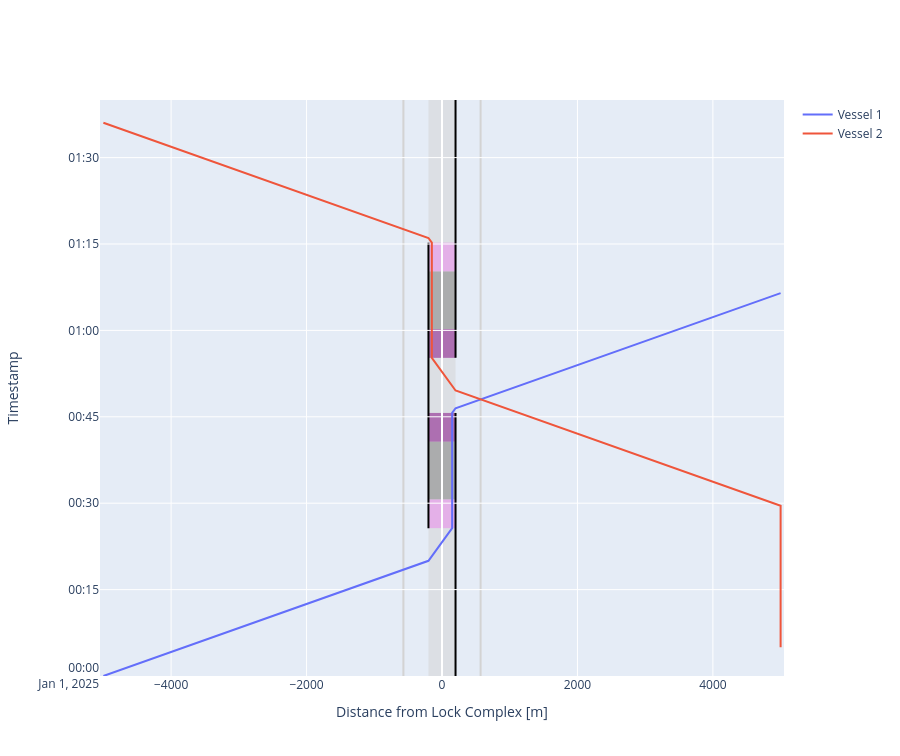

The notebook cell this image was saved under:
### Markdown cell above
##### Time-distance diagram
Lock chambers also have time-distance diagram plots, in which we can inspect the trajectories of the vessels and the lock chamber operation phases. We can now better understand why waiting time emerged for the second vessel. Vessels pass at 300 meters from the lock (by default).

### Code cell
def cm_to_pixels(cm):
    return cm * 37.8 # Set figure height to 10 cmfig.update_layout(height=cm_to_pixels(10))

# We can plot the time-distance diagram
fig = lock_chamber.plot(xlimmin = -5050, 
                        xlimmax = 5050, 
                        ylimmin = datetime.datetime(2025, 1, 1, 0, 0, 0),
                        ylimmax = datetime.datetime(2025, 1, 1, 1, 40, 0),
                        method='Plotly')

fig.update_layout(height=cm_to_pixels(20))

### Figure 1 — Plotly figure (JSON) as saved in the notebook; plotly's stock layout.template omitted (floating-point values rounded to 4 significant figures)
{"data": [{"mode": "lines", "name": "Vessel 1", "type": "scatter", "x": [-5000.0, -5000.0, -200.0, -200.0, 150.0, 150.0, 150.0, 150.0, 150.0, 150.0, 150.0, 150.0, 200.0, 200.0, 570.0, 5000.0], "xaxis": "x", "y": ["2025-01-01T00:00:00", "2025-01-01T00:00:00", "2025-01-01T00:20:00", "2025-01-01T00:20:00", "2025-01-01T00:25:40.172786", "2025-01-01T00:25:40.172786", "2025-01-01T00:30:40.172786", "2025-01-01T00:30:40.172786", "2025-01-01T00:40:40.172786", "2025-01-01T00:40:40.172786", "2025-01-01T00:45:40.172786", "2025-01-01T00:45:40.172786", "2025-01-01T00:46:28.768899", "2025-01-01T00:46:28.768899", "2025-01-01T00:48:01.268899", "2025-01-01T01:06:28.768899"], "yaxis": "y"}, {"mode": "lines", "name": "Vessel 2", "type": "scatter", "x": [5000.0, 5000.0, 5000.0, 5000.0, 200.0, 200.0, -150.0, -150.0, -150.0, -150.0, -150.0, -150.0, -150.0, -150.0, -200.0, -200.0, -570.0, -5000.0], "xaxis": "x", "y": ["2025-01-01T00:05:00", "2025-01-01T00:05:00", "2025-01-01T00:29:33.768898", "2025-01-01T00:29:33.768898", "2025-01-01T00:49:33.768898", "2025-01-01T00:49:33.768898", "2025-01-01T00:55:13.941684", "2025-01-01T00:55:13.941685", "2025-01-01T01:00:13.941685", "2025-01-01T01:00:13.941685", "2025-01-01T01:10:13.941685", "2025-01-01T01:10:13.941685", "2025-01-01T01:15:13.941685", "2025-01-01T01:15:13.941685", "2025-01-01T01:16:02.537797", "2025-01-01T01:16:02.537797", "2025-01-01T01:17:35.037797", "2025-01-01T01:36:02.537797"], "yaxis": "y"}], "layout": {"height": 756, "shapes": [{"fillcolor": "lightgrey", "layer": "below", "line": {"width": 0}, "name": "Lock Geometry", "opacity": 0.5, "type": "rect", "x0": -200, "x1": 200, "y0": "2025-01-01T00:00:00", "y1": "2025-01-01T01:40:00"}, {"fillcolor": "violet", "layer": "below", "line": {"width": 0}, "name": "Lock gate closing", "opacity": 0.5, "type": "rect", "x0": -200, "x1": 200, "xref": "x", "y0": "2025-01-01T00:25:40.172786", "y1": "2025-01-01T00:30:40.172786", "yref": "y"}, {"fillcolor": "grey", "layer": "below", "line": {"width": 0}, "name": "Lock levelling", "opacity": 0.5, "type": "rect", "x0": -200, "x1": 200, "xref": "x", "y0": "2025-01-01T00:30:40.172786", "y1": "2025-01-01T00:40:40.172786", "yref": "y"}, {"fillcolor": "purple", "layer": "below", "line": {"width": 0}, "name": "Lock gate opening", "opacity": 0.5, "type": "rect", "x0": -200, "x1": 200, "xref": "x", "y0": "2025-01-01T00:40:40.172786", "y1": "2025-01-01T00:45:40.172786", "yref": "y"}, {"fillcolor": "purple", "layer": "below", "line": {"width": 0}, "name": "Lock gate closing", "opacity": 0.5, "type": "rect", "x0": -200, "x1": 200, "xref": "x", "y0": "2025-01-01T00:55:13.941685", "y1": "2025-01-01T01:00:13.941685", "yref": "y"}, {"fillcolor": "grey", "layer": "below", "line": {"width": 0}, "name": "Lock levelling", "opacity": 0.5, "type": "rect", "x0": -200, "x1": 200, "xref": "x", "y0": "2025-01-01T01:00:13.941685", "y1": "2025-01-01T01:10:13.941685", "yref": "y"}, {"fillcolor": "violet", "layer": "below", "line": {"width": 0}, "name": "Lock gate opening", "opacity": 0.5, "type": "rect", "x0": -200, "x1": 200, "xref": "x", "y0": "2025-01-01T01:10:13.941685", "y1": "2025-01-01T01:15:13.941685", "yref": "y"}, {"fillcolor": "darkgrey", "layer": "below", "line": {"width": 0}, "name": "Lock gate opening", "opacity": 0.5, "type": "rect", "x0": -200, "x1": 200, "xref": "x", "y0": "2025-01-01T00:30:40.172786", "y1": "2025-01-01T00:40:40.172786", "yref": "y"}, {"fillcolor": "darkgrey", "layer": "below", "line": {"width": 0}, "name": "Lock gate opening", "opacity": 0.5, "type": "rect", "x0": -200, "x1": 200, "xref": "x", "y0": "2025-01-01T01:00:13.941685", "y1": "2025-01-01T01:10:13.941685", "yref": "y"}, {"layer": "below", "line": {"color": "black"}, "name": "Lock gate opening", "type": "line", "x0": -200, "x1": -200, "xref": "x", "y0": "2025-01-01T00:25:40.172786", "y1": "2025-01-01T01:15:13.941685", "yref": "y"}, {"layer": "below", "line": {"color": "black"}, "name": "Lock gate opening", "type": "line", "x0": 200, "x1": 200, "xref": "x", "y0": "2025-01-01T00:00:00", "y1": "2025-01-01T00:45:40.172786", "yref": "y"}, {"layer": "below", "line": {"color": "black"}, "name": "Lock gate opening", "type": "line", "x0": 200, "x1": 200, "xref": "x", "y0": "2025-01-01T00:55:13.941685", "y1": "2025-01-01T01:40:00", "yref": "y"}, {"layer": "below", "line": {"color": "lightgrey"}, "type": "line", "x0": -570, "x1": -570, "xref": "x", "y0": 0, "y1": 1, "yref": "y domain"}, {"layer": "below", "line": {"color": "lightgrey"}, "type": "line", "x0": 570, "x1": 570, "xref": "x", "y0": 0, "y1": 1, "yref": "y domain"}], "showlegend": true, "xaxis": {"anchor": "y", "domain": [0, 1], "range": [-5050, 5050], "title": {"text": "Distance from Lock Complex [m]"}}, "yaxis": {"anchor": "x", "domain": [0, 1], "range": ["2025-01-01T00:00:00", "2025-01-01T01:40:00"], "title": {"text": "Timestamp"}}}}
